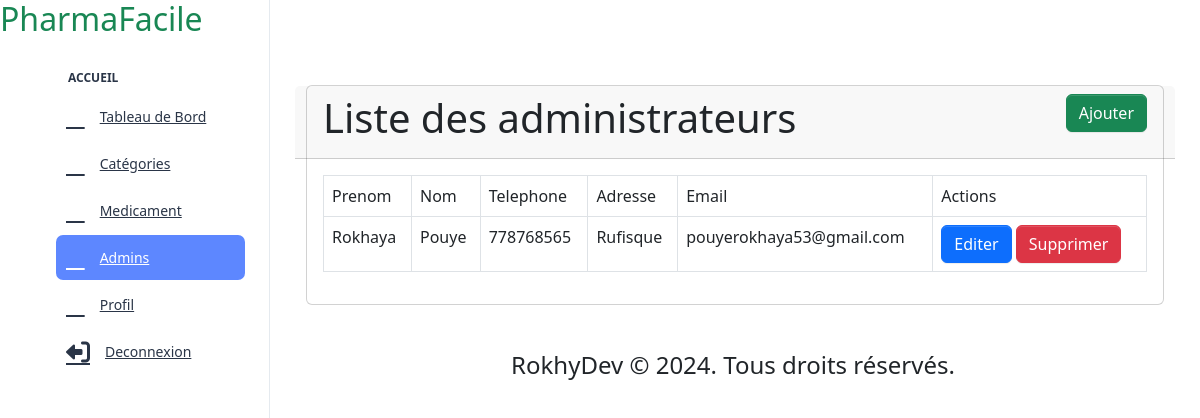
The page /?page=admin (signed in) on the database its author committed.
### tables this page shows
CREATE TABLE `users` (
  `id` int(11) NOT NULL,
  `prenom` varchar(50) NOT NULL,
  `nom` varchar(30) NOT NULL,
  `tel` varchar(15) DEFAULT NULL,
  `adresse` varchar(255) DEFAULT NULL,
  `email` varchar(255) NOT NULL,
  `mdp` varchar(255) NOT NULL,
  `role` varchar(30) NOT NULL
);

### models/database.php (called while the page is built, shortened)
<?php
try {
    $db = new PDO('mysql:host=localhost;dbname=pharmafacile', 'root', '');
} catch (PDOException $th) {
    die("Erreur :" . $th->getMessage() . " à la ligne:" . __LINE__);
}
function recupererTousLesAdmins()
{
    global $db;
    try {
        $q = $db->prepare("SELECT * FROM users WHERE role=:role");
        $q->execute(["role" => "admin"]);
        return $q->fetchAll(PDO::FETCH_OBJ);
    } catch (PDOException $th) {
        die("Erreur:" . $th->getMessage() . " à la ligne:" . __LINE__);
    }
}

### views/admin.php (the view, shortened to what this page needs)
<div class="container">
    <div class="card">
        <div class="card-header row">
            <h1 class="col-md-10">Liste des administrateurs</h1>
            <div class="col-md-2 text-end">
                <a href="?page=admin&type=add" class="btn btn-success">Ajouter</a>
            </div>
        </div>
        <div class="card-body">
            <table class="table table-bordered">
                <thead>
                    <tr>
                        <td>Prenom</td>
                        <td>Nom</td>
                        <td>Telephone</td>
                        <td>Adresse</td>
                        <td>Email</td>
                        <td>Actions</td>
                    </tr>
                </thead>
                <tbody>
                    <?php foreach($admins as $a): ?>
                        <tr>
                            <td><?= $a->prenom ?></td>
                            <td><?= $a->nom ?></td>
                            <td><?= $a->tel ?></td>
                            <td><?= $a->adresse ?></td>
                            <td><?= $a->email ?></td>
                            <td>
                                <a href="?page=admin&type=edit&id=<?= $a->id?>" class="btn btn-primary">Editer</a>
                                <a href="" data-bs-toggle="modal" data-bs-target="#my-modal<?= $a->id ?>" class="btn btn-danger">Supprimer</a>
                            </td>
                        </tr>
                    <?php endforeach; ?>
                </tbody>
            </table>
        </div>
    </div>
</div>

### rows shown on the page
users: prenom "Rokhaya", nom "Pouye", tel "778768565", adresse "Rufisque", email "pouyerokhaya53@gmail.com"
